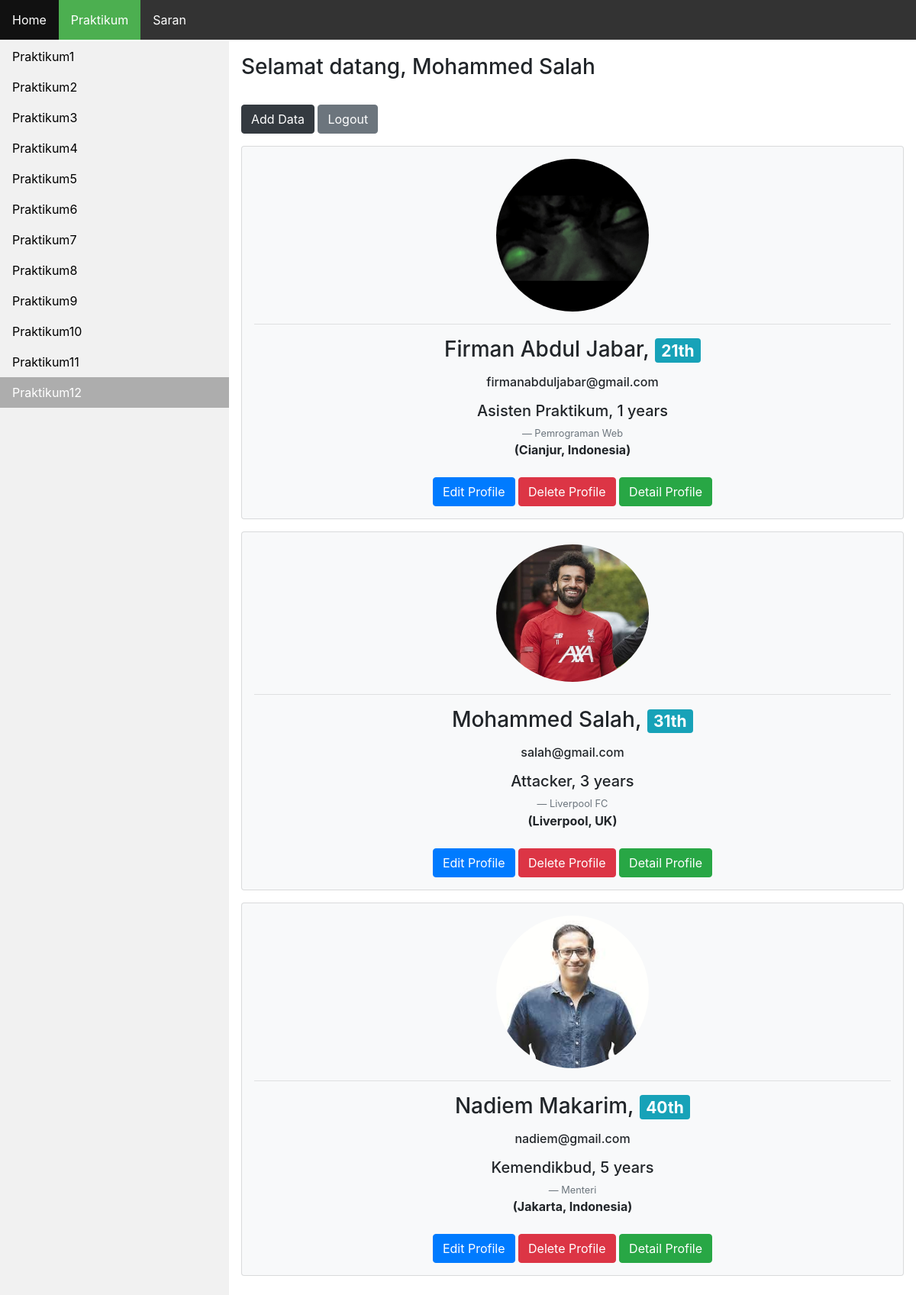
The page /pages/prak/praktikum12/home/ (signed in) on the database its author committed.
### tables this page shows
CREATE TABLE `user` (
  `id` int(11) NOT NULL,
  `nama` varchar(50) DEFAULT NULL,
  `role` varchar(50) DEFAULT NULL,
  `available` varchar(50) DEFAULT NULL,
  `age` int(11) DEFAULT NULL,
  `location` varchar(50) DEFAULT NULL,
  `year` varchar(40) DEFAULT NULL,
  `email` varchar(50) DEFAULT NULL,
  `img` varchar(1000) DEFAULT NULL,
  `password` varchar(255) NOT NULL
);

### pages/prak/praktikum12/home/show-data.php (called while the page is built, shortened)
<?php
    include "koneksi.php";
    $sql = "SELECT * FROM user ORDER BY user.nama ASC";
    $result = $koneksi->query($sql);
?>

### pages/prak/praktikum12/home/index.php (the view, shortened to what this page needs)
<!DOCTYPE html>
<?php
	include "show-data.php";
?>
<html>
<head>
    <link rel="stylesheet" type="text/css" href="../../../../assets/styles.css">
    <link rel="stylesheet" type="text/css" href="../../../../assets/bootstrap/css/bootstrap.min.css">
</head>
<body>
	<div id="id">
		<ul id="menu">
		  <li><a href="../../../../index.html">Home</a></li>
		  <li><a class="active" href="praktikum.html">Praktikum</a></li>
		  <li><a href="../../saran.html">Saran</a></li>
		</ul>
	</div>
	<div id="id2">
		<ul id="sidebar" class="mt-2">
		  <li><a href="../../praktikum.html">Praktikum1</a></li>
		  <li><a href="#praktikum2.html">Praktikum2</a></li>
		  <li><a href="#praktikum3.html">Praktikum3</a></li>
		  <li><a href="../../praktikum4.html">Praktikum4</a></li>
		  <li><a href="#praktikum5.html">Praktikum5</a></li>
		  <li><a href="../../praktikum6.html">Praktikum6</a></li>
		  <li><a href="../../praktikum7.php">Praktikum7</a></li>
		  <li><a href="../../praktikum8.php">Praktikum8</a></li>
		  <li><a href="../../praktikum9/">Praktikum9</a></li>
		  <li><a href="../../praktikum10.html">Praktikum10</a></li>
		  <li><a href="../../praktikum11.html">Praktikum11</a></li>
		  <li><a class="active" href="index.php">Praktikum12</a></li>
		</ul>
	</div>
	<div id="content" class="contentPrak">
		<h3 class="mt-4">Selamat datang, <?= $_SESSION['nama'];?></h3>
		<a href="insert-data.php" class="mt-4 btn btn-dark">Add Data</a>
		<a href="logout.php" class="mt-4 btn btn-secondary">Logout</a>
		<?php foreach($result as $res) :?>
        <div class="mt-3 card bg-light">
            <div class="row text-center p-3">
                <div class="col-sm-12">
                    <img width="200em" alt="<?= $res["nama"]?>" src="../../praktikum9/img/<?= $res['img']?>"
                        class="rounded-circle img-fluid">
                </div>
                <div class="col-sm-12">
                    <hr>
                    <h3><?= $res["nama"]?>, <span class="badge badge-info"><?= $res["age"]?>th</span></h3>
                    <h6 class="mt-3"><?= $res["email"]?></h6>
                    <h5 class="mt-3"><?= $res["role"]?>, <?= $res["year"]?> years</h5>
                    <span class="blockquote-footer"><?= $res["available"]?></span>
                    <b class="mt-3">(<?= $res["location"]?>)</b><br><br>
					<a href="edit-data.php?id=<?= $res['id']?>" class="btn btn-primary">Edit Profile</a>
					<a href="delete-data.php?id=<?= $res['id']?>" class="btn btn-danger">Delete Profile</a>
					<a href="detail-profile.php?id=<?= $res['id']?>" class="btn btn-success">Detail Profile</a>
                </div>
            </div>
        </div>
		<?php endforeach;?>
		<br>
	</div>
</body>
</html>

### assets/styles.css (style rules this page uses)
body { margin: 0; }
div#id ul { list-style-type: none; margin: 0; padding: 0; overflow: hidden; background-color: #333; position: fixed; top: 0; width: 100%; z-index: 99 !important; }
div#id li { float: left; }
div#id li a { display: block; color: white; text-align: center; padding: 14px 16px; text-decoration: none; }
div#id .active { background-color: #4CAF50; }
div#id2 ul { list-style-type: none; margin: 0; padding: 0; width: 25%; background-color: #f1f1f1; position: fixed; height: 100%; overflow: auto; }
div#id2 li a { display: block; color: #000; padding: 8px 16px; text-decoration: none; }
div#id2 li a.active { background-color: #adadad; color: white; }
.contentPrak { margin-left: 25%; margin-top: 46px; padding: 1px 16px; overflow: auto; z-index: -20; }

### rows shown on the page
user: img (picture), nama "Firman Abdul Jabar", age "21", email "firmanabduljabar@gmail.com", role "Asisten Praktikum", year "1", available "Pemrograman Web", location "Cianjur, Indonesia"
user: img (picture), nama "Mohammed Salah", age "31", email "salah@gmail.com", role "Attacker", year "3", available "Liverpool FC", location "Liverpool, UK"
user: img (picture), nama "Nadiem Makarim", age "40", email "nadiem@gmail.com", role "Kemendikbud", year "5", available "Menteri", location "Jakarta, Indonesia"

### other values the page prints
$_SESSION['nama'] "Mohammed Salah"
